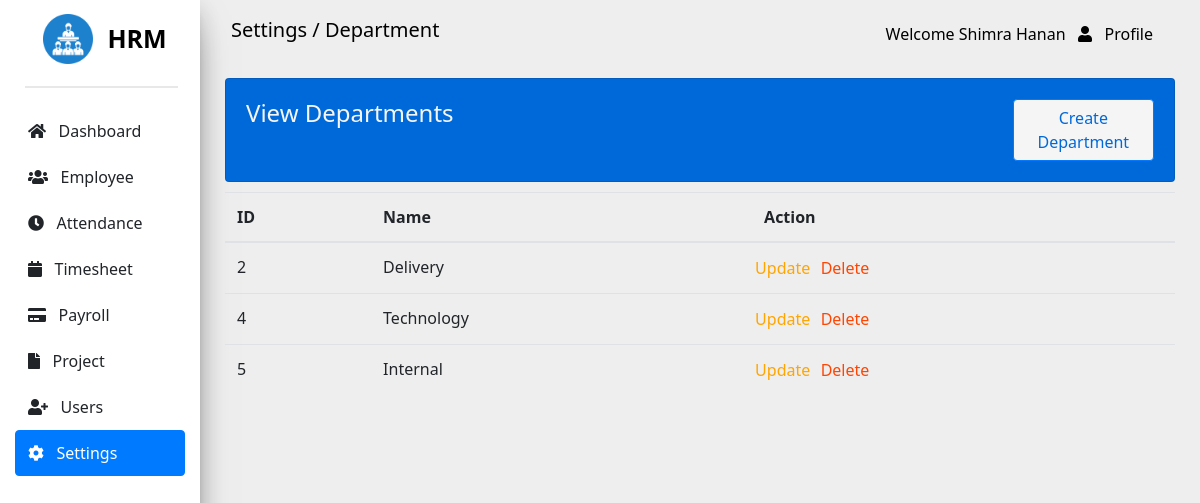
Screenshot of /pages/department/index.php (signed in) with the database file from the repository.
### tables this page shows
CREATE TABLE IF NOT EXISTS `department` (
  `id` int NOT NULL AUTO_INCREMENT,
  `name` varchar(65) NOT NULL,
  PRIMARY KEY (`id`)
);

### core/services/common-service.php (called while the page is built, shortened)
<?php
    function getUsername() {
        return $_SESSION["fullname"];
    }
?>

### core/services/department-service.php (called while the page is built, shortened)
<?php
    function getAllDepartments($conn) {
        $query = "SELECT * from Department";
        return $conn->query($query);
    }
?>

### pages/department/index.php (the view, shortened to what this page needs)
<?php
    require '../../core/services/common-service.php';
    require '../../shared/components/sidenav.php';
    require '../../core/services/department-service.php';
?>
<!DOCTYPE html>
<html lang="en">
<head>
    <link rel="stylesheet" href="https://use.fontawesome.com/releases/v5.7.0/css/all.css"
>
    <link rel="stylesheet" href="../../assets/css/common.css" />
    <link rel="stylesheet" href="../../assets/css/department.css" />
</head>
<body>
    <div class="row max-width">
        <div class="col-md-2 side-content">
            <img src="../../assets/images/hrm.png" width="50px" />
            <label>HRM</label>
            <br />
            <div class="break-line"></div>
            <div class="button-section">
                <?php echo getSideNav("settings"); ?>
            </div>
        </div>
        <div class="col-md-10 nav-content">
            <nav class="navbar">
                <label class="navbar-brand">Settings / Department</label>
                <div class="dropdown">
                    <button class="dropbtn" onclick="showDropDown()">
                        Welcome <?php echo getUserName();?> &nbsp
                        <span class="fa fa-user" onclick="showDropDown()"></span> &nbsp Profile
                    </button>
                </div>
            </nav>
            <div class="column maintain-paddings">
                <div class="card main-card">
                    <div class="row more-top-margin">
                        <div class="col-md-8">
                            <h4>View Departments</h4>
                        </div>
                        <div class="col-md-4">
                            <a href="./create.php" class="btn btn-primary btn-small">Create Department</a>
                        </div>
                    </div>
                </div>
                <div class="slight-top-margin">
                    <table class="table">
                        <thead>
                            <tr>
                                <th>ID</th>
                                <th>Name</th>
                                <th>Action</th>
                            </tr>
                        </thead>
                        <tbody>
                            <?php
                                $result = getAllDepartments($conn);
                                while($row = mysqli_fetch_assoc($result)) {
                            ?>
                            <tr>
                                <td id="<?php echo $row['id'];?>"><?php echo $row["id"];?></td>
                                <td><?php echo $row["name"];?></td>
                                <td>
                                    <div class="row center">
                                        <form method="POST" action="../../core/services/department-service.php">
                                            <input type="button" class="btn-small btn-r btn-d" name="btnDelete"
                                                onclick="deleteDepartment(<?php echo $row['id'];?>)" value="Delete" />
                                            <input type="button" class="btn-small btn-r btn-u" name="btnUpdate"
                                                id="btnUpdateD" onclick="updateDepartment(<?php echo $row['id'];?>)"
                                                value="Update" />
                                        </form>
                                    </div>
                                </td>
                            </tr>
                            <?php
                                }
                            ?>
                        </tbody>
                    </table>
                </div>
            </div>
        </div>
    </div>
</body>
</html>

### assets/css/common.css (style rules this page uses)
body { background-color: #eee; margin: 0; font-family: "Segoe UI","Roboto","Helvetica Neue",Arial,"Noto Sans",sans-serif,"Apple Color Emoji","Segoe UI Emoji","Segoe UI Symbol","Noto Color Emoji"; font-size: 1rem; font-weight: 400; line-height: 1.5; color: #212529; text-align: left; }
.row { display: flex; flex-wrap: wrap; margin-right: -15px; margin-left: -15px; }
.col-md, .col-md-1, .col-md-10, .col-md-11, .col-md-12, .col-md-2, .col-md-3, .col-md-4, .col-md-5, .col-md-6, .col-md-7, .col-md-8, .col-md-9, .col-md-auto { position: relative; width: 100%; padding-right: 15px; padding-left: 15px; }
@media only screen and (min-width: 768px) { .col-md-2 { max-width: 16.666667%; } }
@media only screen and (min-width: 768px) { .col-md-4 { max-width: 33.333333%; } }
@media only screen and (min-width: 768px) { .col-md-8 { max-width: 66.666666%; } }
@media only screen and (min-width: 768px) { .col-md-10 { max-width: 83.333333%; } }
nav { display: block; }
.btn { display: inline-block; font-weight: 400; color: #212529; text-align: center; vertical-align: middle; user-select: none; background-color: transparent; border: 1px solid transparent; padding: .375rem .75rem; font-size: 1rem; line-height: 1.5; border-radius: .25rem; transition: color .15s ease-in-out,background-color .15s ease-in-out,border-color .15s ease-in-out,box-shadow .15s ease-in-out; }
a { color: #007bff; text-decoration: none; background-color: transparent; }
.navbar { position: relative; display: flex; flex-wrap: wrap; align-items: center; justify-content: space-between; padding: .5rem 1rem; }
.navbar-brand { color: black !important; }
.navbar-brand { display: inline-block; padding-top: .3125rem; padding-bottom: .3125rem; margin-right: 1rem; font-size: 1.25rem; line-height: inherit; white-space: nowrap; }
.dropdown, .dropleft, .dropright, .dropup { position: relative; }
.dropdown .dropbtn { cursor: pointer; font-size: 16px; border: none; outline: none; color: black; padding: 14px 16px; background-color: inherit; font-family: inherit; margin: 0; }
[type=button]:not(:disabled), [type=reset]:not(:disabled), [type=submit]:not(:disabled), button:not(:disabled) { cursor: pointer; }
button, select { text-transform: none; }
button, input { overflow: visible; }
button, input, optgroup, select, textarea { margin: 0; font-family: inherit; font-size: inherit; line-height: inherit; }
button { border-radius: 0; }
.btn-primary:hover, .btn-primary { color: #fff; background-color: #0069d9; border-color: #0062cc; }
label { display: inline-block; margin-bottom: .5rem; }
nav { background-color: transparent; }
.card { padding: 10px; }
.card { position: relative; display: flex; -ms-flex-direction: column; flex-direction: column; min-width: 0; word-wrap: break-word; background-color: #fff; background-clip: border-box; border: 1px solid rgba(0,0,0,.125); border-radius: .25rem; }
.h4, h4 { font-size: 1.5rem; }
.h1, .h2, .h3, .h4, .h5, .h6, h1, h2, h3, h4, h5, h6 { margin-bottom: .5rem; font-weight: 500; line-height: 1.2; }
h1, h2, h3, h4, h5, h6 { margin-top: 0; margin-bottom: .5rem; }
button, input, select { margin: 0; font-family: inherit; font-size: inherit; line-height: inherit; }
.table { width: 100%; margin-bottom: 1rem; color: #212529; }
table { border-collapse: collapse; }
.table thead th { vertical-align: bottom; border-bottom: 2px solid #dee2e6; }
.table td, .table th { padding: .75rem; vertical-align: top; border-top: 1px solid #dee2e6; }
th { text-align: inherit; }
.side-content { background-color: #fff; max-height: 100%; height: 100%; position: fixed; top: 0; bottom: 0; left: 0; text-align: center; font-weight: bold; padding-top: 20px; box-shadow: 0px 16px 36px -12px rgb(0 0 0 /56%), 0 4px 25px 0px rgb(0 0 0 / 12%), 0 8px 10px -5px rgb(0 0 0 /20%) }
.side-content label { color: black; font-size: 25px; }
.side-content img { margin-right: 10px; margin-left: 10px; margin-top:-10px; }
.break-line { width: 90%; height: 2px; margin: 20px 0px 10px 10px; background-color: rgba(180, 180, 180, 0.3); }
.btn { width: 100%; }
.button-section { margin-top: 20px; }
.nav-content { position: absolute; right: 0; top: 0; float: right; width: calc(100% - 200px); height: 100%; max-height: 100%; }
.maintain-paddings { padding:10px; }
img { vertical-align: middle; border-style: none; }
.btn-primary { color: #fff; background-color: #007bff; border-color: #007bff; }

### rows the page displays
department: id "2", name "Delivery"
department: id "4", name "Technology"
department: id "5", name "Internal"

### other values shown
getUserName() "Shimra Hanan"
